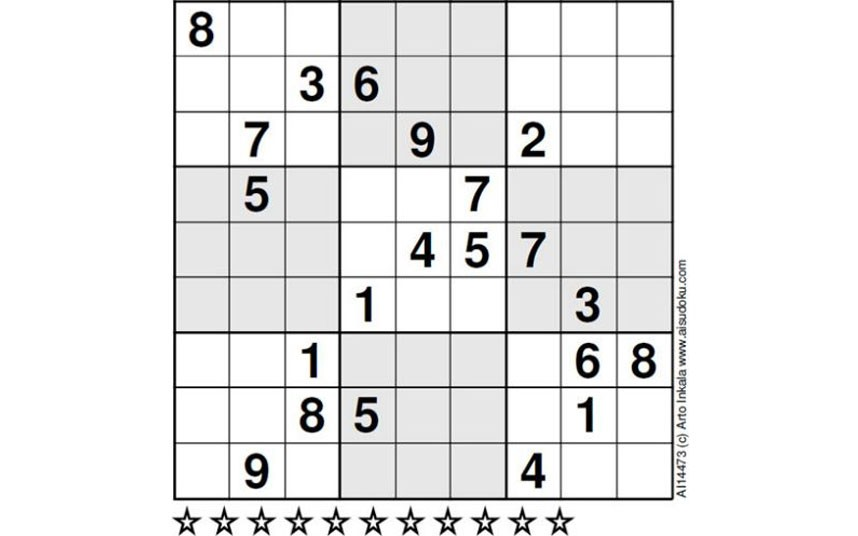
#> input picture sudoku2.jpg, 858 x 536 px, found by its file name; the run also reads 1 picture not shown here
$ jupyter execute --allow-errors Sudoku.ipynb
#> lines starting #> are read from the running program, lines starting #| are printed output that depends on the picture; after the words box and inside, x2 and y2 are one past the last pixel; in counts of white or black regions, pixels touching at a corner belong together
[cell 1]
import cv2 as cv
import numpy as np
import matplotlib.pyplot as plt
import operator
from math import floor,ceil
import tensorflow as tf
print(tf.__version__)
from keras.models import Sequential
from keras.layers import Dense, Conv2D, Dropout, Flatten, MaxPooling2D
import os
import pytesseract
from keras.models import model_from_json

[cell 2]
def proc_img(img):
    img1 = cv.GaussianBlur(img.copy(), (9, 9), 0)
    img1 = cv.adaptiveThreshold(img1, 255, cv.ADAPTIVE_THRESH_GAUSSIAN_C, cv.THRESH_BINARY, 11, 2)
    img1 = cv.bitwise_not(img1, img1)
    kernel = np.array([[0., 1., 0.], [1., 1., 1.], [0., 1., 0.]], np.uint8)
    img1 = cv.dilate(img1, kernel)
    return img1

img = cv.imread('sudoku2.jpg', cv.IMREAD_GRAYSCALE)
#> img: shape (536, 858); min 0, max 255, mean 233.4
processed = proc_img(img)
#> in proc_img, `img1 = cv.adaptiveThreshold(img1, 255, cv.ADAPTIVE_THRESH_GAUSSIAN_C, ..`:
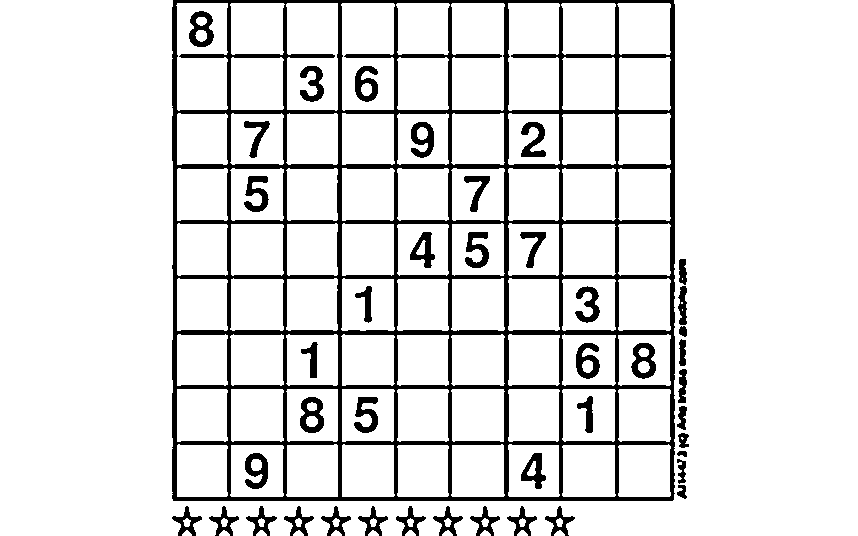
#> img1: shape (536, 858); 88.5% white; 43 black regions, largest, box (x1, y1, x2, y2) and area: (172, 0, 675, 501) 38964, (189, 11, 214, 47) 515, (300, 397, 324, 433) 514
#> in proc_img, `img1 = cv.dilate(img1, kernel)`: img1: shape (536, 858); 16.5% white; 37 white regions, largest, box (x1, y1, x2, y2) and area: (171, 0, 688, 502) 57453, (188, 10, 215, 48) 671, (299, 396, 325, 434) 671
plt.imshow(processed,'gray')

[cell 3]
def show_img(img):
	cv.imshow('image', img)
	cv.waitKey(0)
	cv.destroyAllWindows()

[cell 4]
def display_points(img, points, radius=5, colour=(0, 0, 255)):
    img = img.copy()
    if len(colour) == 3:
        if len(img.shape) == 2:
            img = cv.cvtColor(img, cv.COLOR_GRAY2BGR)
        elif img.shape[2] == 1:
            img = cv.cvtColor(img, cv.COLOR_GRAY2BGR)
    for point in points:
        img = cv.circle(img, tuple(int(x) for x in point), radius, colour, -1)
    show_img(img)

[cell 5]
def grid(img):
    contours, _ = cv.findContours(img.copy(), cv.RETR_EXTERNAL, cv.CHAIN_APPROX_SIMPLE)
    contours = sorted(contours, key=cv.contourArea, reverse=True)
    cnt = contours[0]
    bottom_right, _ = max(enumerate([pt[0][0] + pt[0][1] for pt in cnt]), key=operator.itemgetter(1))
    top_left, _ = min(enumerate([pt[0][0] + pt[0][1] for pt in cnt]), key=operator.itemgetter(1))
    bottom_left, _ = min(enumerate([pt[0][0] - pt[0][1] for pt in cnt]), key=operator.itemgetter(1))
    top_right, _ = max(enumerate([pt[0][0] - pt[0][1] for pt in cnt]), key=operator.itemgetter(1))
    return [cnt[top_left][0], cnt[top_right][0], cnt[bottom_right][0], cnt[bottom_left][0]]

img = cv.imread('sudoku1.png', cv.IMREAD_GRAYSCALE)
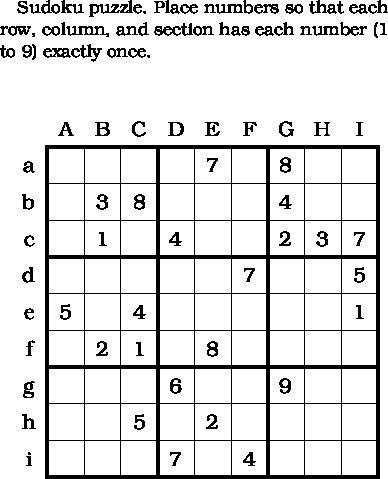
#> input picture sudoku1.png, 388 x 479 px, found by its file name
#> img: shape (479, 388); 88% white; 90 black regions (4 under 20 px), largest, box (x1, y1, x2, y2) and area: (45, 145, 380, 479) 14234, (89, 0, 133, 17) 266, (154, 23, 193, 36) 233
processed = proc_img(img)
#> in proc_img (call 2), `img1 = cv.adaptiveThreshold(img1, 255, cv.ADAPTIVE_THRESH_GAUSSIAN_C, ..`: img1: shape (479, 388); 81.9% white; 79 black regions, largest, box (x1, y1, x2, y2) and area: (44, 144, 381, 479) 10668, (52, 152, 153, 252) 1154, (52, 262, 153, 362) 1154
#> in proc_img (call 2), `img1 = cv.dilate(img1, kernel)`: img1: shape (479, 388); 27.3% white; 64 white regions
corners = grid(processed)
#> in grid, `contours, _ = cv.findContours(img.copy(), cv.RETR_EXTERNAL, cv.CHAIN_A..`: contours = 40 contours; largest, box (x1, y1, x2, y2) and area: (43, 143, 382, 479) 112235, (203, 0, 281, 16) 814, (15, 0, 85, 16) 748, (40, 20, 111, 39) 746, (299, 20, 369, 38) 738
#> in grid, `cnt = contours[0]`: cnt = contour of 14 points, box (x1, y1, x2, y2) (43, 143, 382, 479), area 112235
#> in grid, `bottom_right, _ = max(enumerate([pt[0][0] + pt[0][1] for pt in cnt]), ..`: bottom_right = 5
#> in grid, `top_left, _ = min(enumerate([pt[0][0] + pt[0][1] for pt in cnt]), key=..`: top_left = 0
#> in grid, `bottom_left, _ = min(enumerate([pt[0][0] - pt[0][1] for pt in cnt]), k..`: bottom_left = 4
#> in grid, `top_right, _ = max(enumerate([pt[0][0] - pt[0][1] for pt in cnt]), key..`: top_right = 8
#> corners = [[46, 143], [381, 146], [380, 478], [44, 478]]
print(corners)
#| [array([ 46, 143], dtype=int32), array([381, 146], dtype=int32), array([380, 478], dtype=int32), array([ 44, 478], dtype=int32)]
display_points(processed, corners)
#> in display_points, `img = cv.cvtColor(img, cv.COLOR_GRAY2BGR)`: img: shape (479, 388, 3); 27.3% white; 64 white regions, largest, box (x1, y1, x2, y2) and area: (43, 143, 382, 479) 32501, (203, 0, 281, 16) 871, (15, 0, 85, 16) 805
#> the loop in display_points, `for point in points:` made 4 passes
#> after the loop in display_points, `for point in points:`:
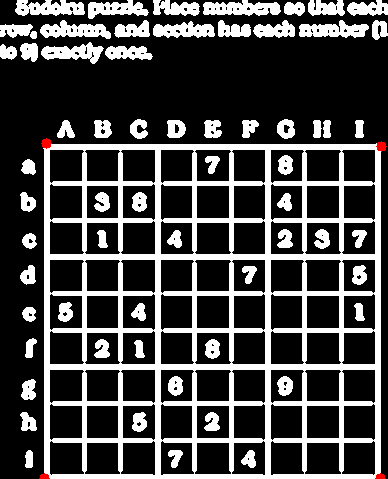
#> img: shape (479, 388, 3); mean B, G, R 69.4, 69.4, 69.8

[cell 6]
def perspect(img,corners):
    rows,cols = img.shape
#> rows = 479; cols = 388
    h = corners[1][0] - corners[0][0]
#> h = 335
    w = corners[2][1] - corners[1][1]
#> w = 332
    pts1 = np.float32([corners[0],corners[1],corners[3],corners[2]])
#> pts1 = [[46, 143], [381, 146], [44, 478], [380, 478]]
    #pts1 = np.float32([[x,y],[x+w,y],[x,y+h],[x+w,y+h]])
    pts2 = np.float32([[0,0],[w,0],[0,h],[w,h]])
#> pts2 = [[0, 0], [332, 0], [0, 335], [332, 335]]
    M = cv.getPerspectiveTransform(pts1,pts2)
#> M = [[0.982, 0.00586, -46.02], [-0.00898, 1, -143], [-2.68e-05, 8.67e-06, 1]]
    dst = cv.warpPerspective(img,M,(h,w))
    show_img(dst)
    plt.subplot(121),plt.imshow(img,'gray'),plt.title('Input')
    plt.subplot(122),plt.imshow(dst,'gray'),plt.title('Output')
    return dst

img = cv.imread('sudoku1.png', cv.IMREAD_GRAYSCALE)
processed = proc_img(img)
corners = grid(processed)
img_final = perspect(img,corners)

[cell 7]
plt.imshow(img_final,'gray')

[cell 8]
row , col = img.shape
#> row = 479; col = 388
rowp = row/9
#> rowp = 53.22
colp = col/9
#> colp = 43.11
i=1
j=2
pts1 = np.float32([[i*1.05*rowp,j*(1.05*colp)],[(i+1)*0.95*rowp,j*1.05*colp],[i*1.05*rowp,(j+1)*0.95*colp],[(i+1)*0.95*rowp,(j+1)*0.95*colp]])
#pts1 = np.float32([[x,y],[x+w,y],[x,y+h],[x+w,y+h]])
pts2 = np.float32([[0,0],[0.9*rowp,0],[0,0.9*colp],[0.9*rowp,0.9*colp]])
M = cv.getPerspectiveTransform(pts1,pts2)
dst = cv.warpPerspective(img_final,M,(ceil(0.9*rowp),ceil(0.9*colp)))
#> dst: shape (39, 48)
plt.subplot(121),plt.imshow(img_final,'gray'),plt.title('Input')
plt.subplot(122),plt.imshow(dst,'gray'),plt.title('Output')

[cell 9]
def extract_grid(img):
    row, col = img.shape
    rowp = row/9
    colp = col/9
    imgp = []
    dim = (floor(rowp),floor(colp))
    for j in range(9):
        for i in range(9):
            pts1 = np.float32([[i*1.025*rowp,j*1.025*colp],[(i+1)*0.975*rowp,j*1.025*colp],[i*1.025*rowp,(j+1)*0.975*colp],[(i+1)*0.975*rowp,(j+1)*0.975*colp]])
            pts2 = np.float32([[0,0],[rowp,0],[0,colp],[rowp,colp]])
            M = cv.getPerspectiveTransform(pts1,pts2)
            dst = cv.warpPerspective(img,M,dim)
            imgp.append(dst)
    return imgp

img = cv.imread('sudoku48.jpg', cv.IMREAD_GRAYSCALE)
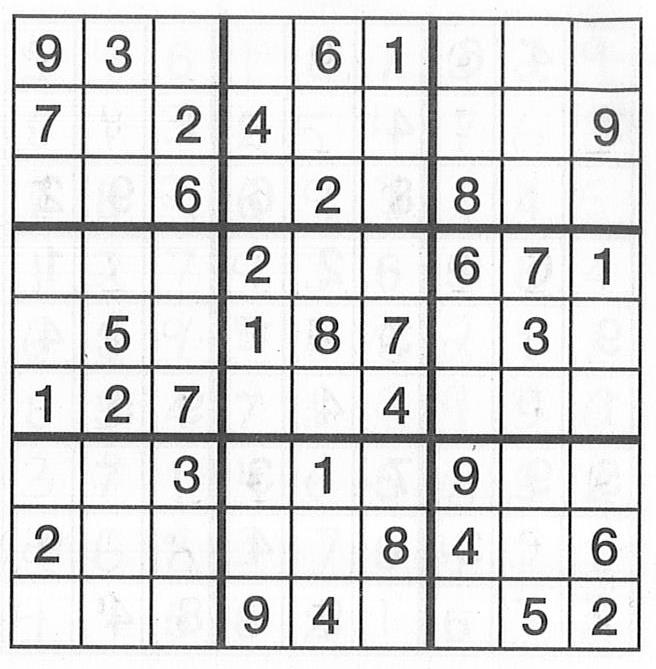
#> input picture sudoku48.jpg, 656 x 669 px, found by its file name
#> img is the input picture: shape (669, 656); min 0, max 255, mean 220
processed = proc_img(img)
#> in proc_img (call 4), `img1 = cv.adaptiveThreshold(img1, 255, cv.ADAPTIVE_THRESH_GAUSSIAN_C, ..`: img1: shape (669, 656); 80.6% white; 515 black regions (447 under 20 px), largest, box (x1, y1, x2, y2) and area: (9, 13, 643, 652) 65936, (454, 246, 480, 285) 568, (453, 456, 479, 495) 566
#> in proc_img (call 4), `img1 = cv.dilate(img1, kernel)`:
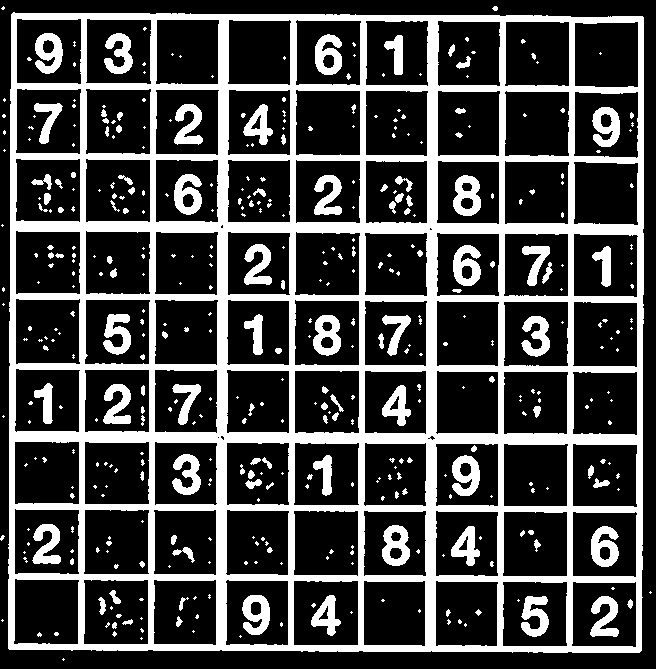
#> img1: shape (669, 656); 26.9% white; 437 white regions (301 under 20 px)
corners = grid(processed)
#> in grid (call 3), `contours, _ = cv.findContours(img.copy(), cv.RETR_EXTERNAL, cv.CHAIN_A..`: contours = 15 contours, 14 with area under 20; largest, box (x1, y1, x2, y2) and area: (8, 12, 644, 653) 402561
#> corners = [[13, 12], [643, 17], [639, 652], [8, 648]]
img_final = perspect(img,corners)
#> in perspect (call 2), `h = corners[1][0] - corners[0][0]`: h = 630
#> in perspect (call 2), `w = corners[2][1] - corners[1][1]`: w = 635
#> in perspect (call 2), `pts1 = np.float32([corners[0],corners[1],corners[3],corners[2]])`: pts1 = [[13, 12], [643, 17], [8, 648], [639, 652]]
#> in perspect (call 2), `pts2 = np.float32([[0,0],[w,0],[0,h],[w,h]])`: pts2 = [[0, 0], [635, 0], [0, 630], [635, 630]]
#> in perspect (call 2), `M = cv.getPerspectiveTransform(pts1,pts2)`: M = [[1.01, 0.00791, -13.18], [-0.00787, 0.992, -11.8], [-2.53e-06, 2.46e-06, 1]]
#> in perspect (call 2), `dst = cv.warpPerspective(img,M,(h,w))`:
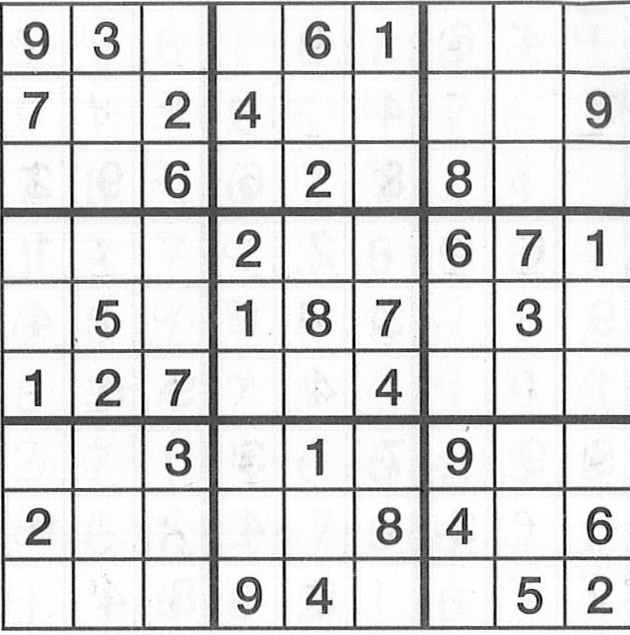
#> dst: shape (635, 630); min 0, max 255, mean 218.2
imgp = extract_grid(img_final)
#> after the loop in extract_grid, `for j in range(9):`: imgp = 81 items
#> imgp = 81 items

[cell 10]
plt.imshow(imgp[1],'gray')
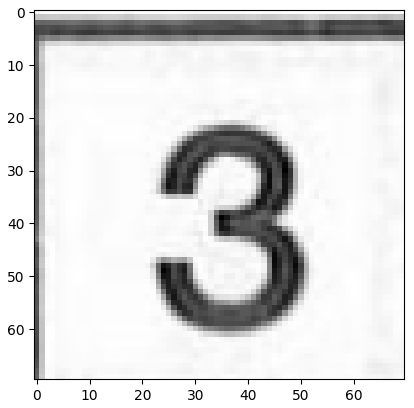
#> figure drawn by matplotlib, 1 panel

[cell 11]
#imgray = cv.cvtColor(imgp[10], cv.COLOR_BGR2GRAY)
#thresh = cv.adaptiveThreshold(imgp[10],255,cv.ADAPTIVE_THRESH_GAUSSIAN_C,cv.THRESH_BINARY,11,2)
contours, hierarchy = cv.findContours(imgp[8], cv.RETR_TREE, cv.CHAIN_APPROX_SIMPLE)
#> contours = [[[0, 0], [0, 69], [69, 69], [69, 0]]]
temp = cv.drawContours(imgp[8].copy(), contours, 0, (0,255,0), 3)
plt.imshow(temp,'gray')
print(len(contours))
#| 1

[cell 12]
def load_ocr_data(path):
    # get a list of all the images
#> called with path = 'ocr_data/training/'
    imlist = [os.path.join(path,f) for f in os.listdir(path)]
    # create labels
    labels = [int(imfile.split('/')[-1][0]) for imfile in imlist]

    # create features from the images
    features = []
    for imname in imlist:
        '''im = array(Image.open(imname).convert('L'))
        features.append(compute_feature(im))'''
        im = cv.imread(imname,cv.IMREAD_GRAYSCALE)
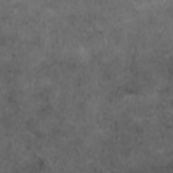
#> input picture ocr_data/training/0_1375.jpg, 173 x 173 px, found by its file name
#> im is the input picture: shape (173, 173); min 88, max 130, mean 109.7
        im = cv.medianBlur(im.copy(), 5)
        im = cv.adaptiveThreshold(im, 255, cv.ADAPTIVE_THRESH_GAUSSIAN_C, cv.THRESH_BINARY, 11, 2)
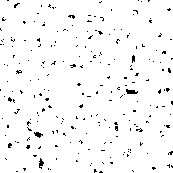
#> im: shape (173, 173); 96.8% white; black in thin lines or dots
        im = cv.bitwise_not(im, im)
#> im: shape (173, 173); 3.2% white in thin lines or dots
        features.append(im)
#> pass 2 of the loop in load_ocr_data, `for imname in imlist:`:
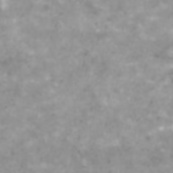
#> input picture ocr_data/training/0_1450.jpg, 173 x 173 px, found by its file name
#> in load_ocr_data, im is the input picture: shape (173, 173); min 131, max 174, mean 147.5
#> in load_ocr_data, `im = cv.adaptiveThreshold(im, 255, cv.ADAPTIVE_THRESH_GAUSSIAN_C, cv.T..`:
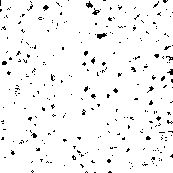
#> im: shape (173, 173); 95.8% white; black in thin lines or dots
#> pass 3 of the loop in load_ocr_data, `for imname in imlist:`:
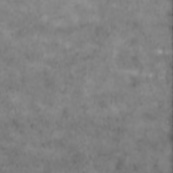
#> input picture ocr_data/training/0_1460.jpg, 173 x 173 px, found by its file name
#> in load_ocr_data, im is the input picture: shape (173, 173); min 96, max 154, mean 129.3
#> in load_ocr_data, `im = cv.adaptiveThreshold(im, 255, cv.ADAPTIVE_THRESH_GAUSSIAN_C, cv.T..`:
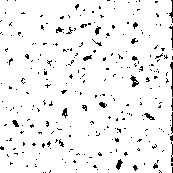
#> im: shape (173, 173); 94.6% white; black in thin lines or dots
    return features,labels

[cell 13]
features,labels = load_ocr_data('ocr_data/training/')
#> features = 3 items; labels = [0, 0, 0]
features = np.asarray(features)
labels = np.asarray(labels)
print(labels)
#| [0 0 0]

[cell 14]
print(features[0].shape)
#| (173, 173)
x_train = []
for f in features:
    resized = cv.resize(f, (50,50), interpolation = cv.INTER_AREA)
    x_train.append(resized)
#> this loop made 3 passes
#> after the loop, x_train = 3 items


x_train = np.asarray(x_train)

x_train = x_train.reshape(x_train.shape[0], 50, 50, 1)

# [5 lines of commented-out code are left out]
x_train = x_train.astype('float32')
#x_test = x_test.astype('float32')
# Normalizing the RGB codes by dividing it to the max RGB value.
x_train /= 255
#x_test /= 255
print(len(x_train))
#| 3

[cell 15]
'''model = Sequential()
model.add(Conv2D(32, kernel_size=(3,3), activation='relu', kernel_initializer='he_uniform', input_shape=(28, 28, 1)))
model.add(MaxPooling2D(pool_size=(2, 2)))
model.add(Flatten()) # Flattening the 2D arrays for fully connected layers
model.add(Dense(100, activation='relu', kernel_initializer='he_uniform'))
model.add(Dropout(0.2))
model.add(Dense(10,activation=tf.nn.softmax))'''
#> (the rest of this cell did not finish here and is left out)

#> (a cell that did not finish here is left out)

[cell 17]
temp = np.asarray(imgp)
#print(temp[3].shape
temp1 = cv.medianBlur(temp[0].copy(), 3)
temp_p = temp1.copy()
temp1 = cv.adaptiveThreshold(temp1, 255, cv.ADAPTIVE_THRESH_GAUSSIAN_C, cv.THRESH_BINARY, 11, 2)
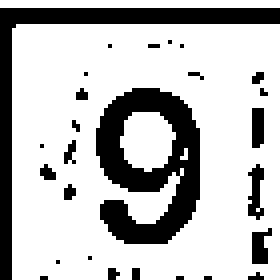
#> temp1: shape (70, 70) (shown 4 times larger); 74.9% white; 27 black regions (22 under 20 px), largest, box (x1, y1, x2, y2) and area: (24, 22, 50, 61) 573, (0, 2, 70, 70) 473, (62, 41, 66, 55) 35, (63, 57, 68, 66) 31, (63, 27, 66, 37) 29
temp1 = cv.bitwise_not(temp1, temp1)
#> temp1: shape (70, 70); 25.1% white; 27 white regions (22 under 20 px)
temp1 = cv.resize(temp1, (50,50), interpolation = cv.INTER_AREA)
plt.imshow(temp_p,'gray')
print(temp1.shape)
#| (50, 50)
temp1 = temp1.reshape(1,50,50, 1)
temp1 = temp1.astype('float32')
temp1 /= 255
#> (the rest of this cell did not finish here and is left out)

#> (a cell that did not finish here is left out)

#> (a cell that did not finish here is left out)

[cell 20]
def identify_digit(box):
    temp1 = cv.medianBlur(box.copy(), 3)
    temp1 = cv.adaptiveThreshold(temp1, 255, cv.ADAPTIVE_THRESH_GAUSSIAN_C, cv.THRESH_BINARY, 11, 2)
    temp1 = cv.bitwise_not(temp1, temp1)
    temp1 = cv.resize(temp1, (50,50), interpolation = cv.INTER_AREA)
    temp1 = temp1.reshape(1,50,50, 1)
    temp1 = temp1.astype('float32')
    temp1 /= 255
    predict = model.predict(temp1)
    return(np.argmax(predict))

[cell 21]
def extract_digit(imgp):
    sudoku = []
    temp = []
    for i in range(0,81):
        num = identify_digit(imgp[i])
        temp.append(num)
        if((i+1)%9 == 0):
            sudoku.append(temp.copy())
            temp = []
#> after the loop, sudoku = []

    return sudoku

[cell 22]
img = cv.imread('sudoku48.jpg', cv.IMREAD_GRAYSCALE)
processed = proc_img(img)
corners = grid(processed)
img_final = perspect(img,corners)
imgp = extract_grid(img_final)
#> (the rest of this cell did not finish here and is left out)

[cell 23]
# [33 lines left out: functions print_grid, find_empty_location, used_in_row, used_in_col, used_in_box, not called in this run]

def check_location_is_safe(arr,row,col,num):
    return not used_in_row(arr,row,num) and not used_in_col(arr,col,num) and not used_in_box(arr,row - row%3,col - col%3,num)

# [23 lines left out: functions solve_sudoku, sudoku_solver, not called in this run]

#> (a cell that did not finish here is left out)

[cell 25]
img = cv.imread('sudoku48.jpg', cv.IMREAD_GRAYSCALE)
processed = proc_img(img)
corners = grid(processed)
img_final = perspect(img,corners)
imgp = extract_grid(img_final)
#> (the rest of this cell did not finish here and is left out)

[cell 26]
# [11 lines left out: function impose, not called in this run]

[cell 27]
def solve_complete(PATH):
    img = cv.imread(PATH, cv.IMREAD_GRAYSCALE)
    processed = proc_img(img)
    corners = grid(processed)
#> in grid (call 6), `contours, _ = cv.findContours(img.copy(), cv.RETR_EXTERNAL, cv.CHAIN_A..`: contours = 34 contours, 31 with area under 20; largest, box (x1, y1, x2, y2) and area: (16, 22, 653, 663) 403428, (329, 0, 355, 4) 54, (6, 654, 13, 667) 42
#> corners = [[20, 22], [652, 27], [647, 662], [16, 657]]
    img_final = perspect(img,corners)
    imgp = extract_grid(img_final)
#> imgp = 81 items
    sudoku = extract_digit(imgp)
    print(sudoku)
    solved = sudoku_solver(sudoku)
    print(solved)
    img_solved = impose(solved, sudoku, img)
    return img_solved
